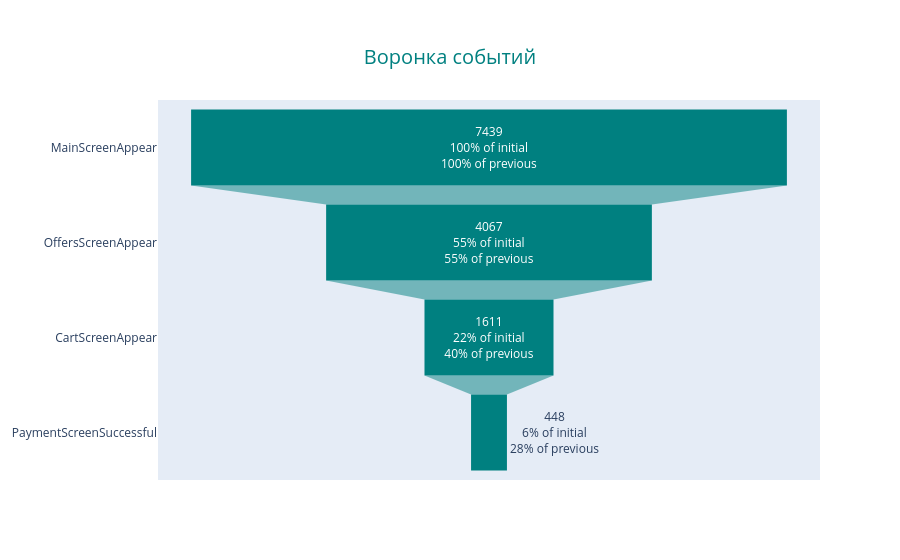

Notebook cell for this chart:
### Code cell
#Визуализируем воронку
fig = go.Figure(go.Funnel(x = events_by_user_step_by_step['users_amnt'], \
                          y = events_by_user_step_by_step['event_name'], \
                          textinfo = 'value+percent initial+percent previous', \
                          marker = {'color': 'teal'}))
fig.update_layout( {'title': {
            'text': 'Воронка событий',
            'x': 0.5,
            'xanchor': 'center',
            'yanchor': 'top',
            'font': {'size': 20},
            'font_color': 'teal'}})
fig.show();

### Figure 1 — Plotly figure (JSON) as saved in the notebook; plotly's stock layout.template omitted (floating-point values rounded to 4 significant figures)
{"data": [{"marker": {"color": "teal"}, "textinfo": "value+percent initial+percent previous", "type": "funnel", "x": [7439, 4067, 1611, 448], "y": ["MainScreenAppear", "OffersScreenAppear", "CartScreenAppear", "PaymentScreenSuccessful"]}], "layout": {"title": {"font": {"color": "teal", "size": 20}, "text": "Воронка событий", "x": 0.5, "xanchor": "center", "yanchor": "top"}}}
